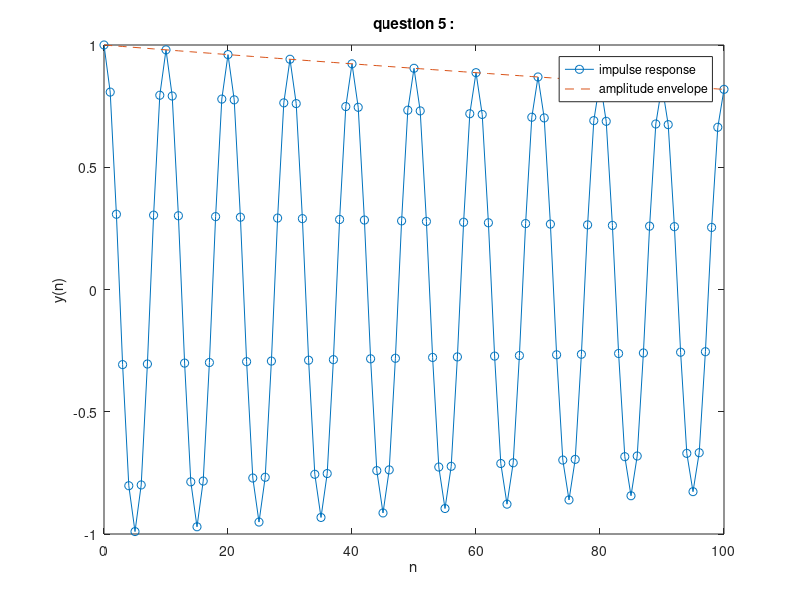

Write the MATLAB code that produced this figure.
%% 5.Using the filter function and plot the impulse response
clc
clear all
f = 800;
Fs = 8000;
om = 2 * pi * f / Fs;
r = 0.998;

a0 = 1;
a1 = -2 * r * cos(om);
a2 = r^2;
b0 = 1;
b1 = -r * cos(om);
b2 = 0;

a = [a0 a1 a2]
b = [b0 b1 b2]

n = 0:100;
x = ( n==0 );
% make the filter
y = filter(b, a, x);
g = r.^n;

figure(1)
plot(n, y, 'o-', n, g, '--')
legend('impulse response', 'amplitude envelope')
xlabel('n')
ylabel('y(n)')
title('question 5 :')
